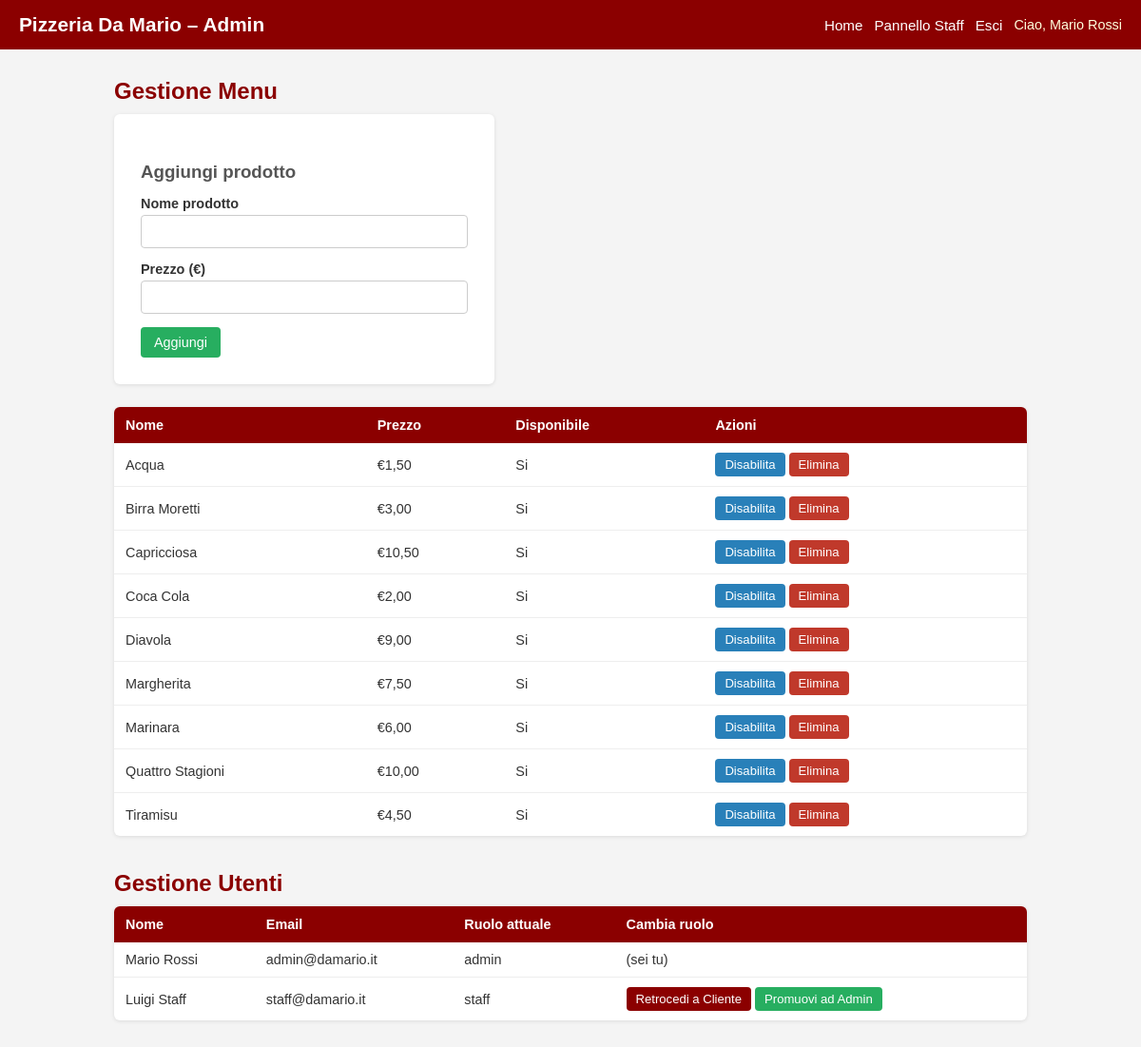
/admin.php (signed in), run on the app's committed database.
### tables this page shows
CREATE TABLE products (
    id INT AUTO_INCREMENT PRIMARY KEY,
    nome VARCHAR(100) NOT NULL,
    prezzo DECIMAL(6,2) NOT NULL,
    disponibile TINYINT DEFAULT 1
);

CREATE TABLE users (
    id INT AUTO_INCREMENT PRIMARY KEY,
    nome VARCHAR(100) NOT NULL,
    email VARCHAR(150) UNIQUE NOT NULL,
    password VARCHAR(255) NOT NULL,
    ruolo VARCHAR(20) DEFAULT 'cliente',
    indirizzo VARCHAR(255) NOT NULL
);

### admin.php (the view, shortened to what this page needs)
<?php
require_once 'config.php';
$products = $db->query("SELECT * FROM products ORDER BY nome");
$users    = $db->query("SELECT * FROM users ORDER BY ruolo, nome");
?>
<!DOCTYPE html>
<html lang="it">
<head>
    <link rel="stylesheet" href="style.css">
</head>
<body>
<div class="header">
    <h1>Pizzeria Da Mario – Admin</h1>
    <nav>
        <a href="index.php">Home</a>
        <a href="staff.php">Pannello Staff</a>
        <a href="logout.php">Esci</a>
        <span>Ciao, <?= htmlspecialchars($_SESSION['nome']) ?></span>
    </nav>
</div>
<div class="container">
    <h2>Gestione Menu</h2>
    <div class="form-box" style="max-width:400px;margin-bottom:24px;">
        <h3 style="margin-bottom:14px;">Aggiungi prodotto</h3>
        <form method="POST">
            <div class="form-group">
                <label>Nome prodotto</label>
                <input type="text" name="nome" required>
            </div>
            <div class="form-group">
                <label>Prezzo (€)</label>
                <input type="number" step="0.01" min="0.01" name="prezzo" required>
            </div>
            <button type="submit" name="add_product" class="btn btn-green">Aggiungi</button>
        </form>
    </div>
    <table>
        <tr>
            <th>Nome</th>
            <th>Prezzo</th>
            <th>Disponibile</th>
            <th>Azioni</th>
        </tr>
        <?php while ($p = $products->fetch()): ?>
        <tr>
            <td><?= htmlspecialchars($p['nome']) ?></td>
            <td>€<?= number_format($p['prezzo'], 2, ',', '.') ?></td>
            <td><?= $p['disponibile'] ? 'Si' : 'No' ?></td>
            <td>
                <a href="?toggle=<?= $p['id'] ?>" class="btn btn-blue btn-sm">
                    <?= $p['disponibile'] ? 'Disabilita' : 'Abilita' ?>
                </a>
                <a href="?delete=<?= $p['id'] ?>" class="btn btn-red btn-sm"
                   onclick="return confirm('Eliminare questo prodotto?')">Elimina</a>
            </td>
        </tr>
        <?php endwhile; ?>
    </table>
    <h2 style="margin-top:36px;">Gestione Utenti</h2>
    <table>
        <tr>
            <th>Nome</th>
            <th>Email</th>
            <th>Ruolo attuale</th>
            <th>Cambia ruolo</th>
        </tr>
        <?php while ($u = $users->fetch()): ?>
        <tr>
            <td><?= htmlspecialchars($u['nome']) ?></td>
            <td><?= htmlspecialchars($u['email']) ?></td>
            <td><?= $u['ruolo'] ?></td>
            <td>
                <?php if ($u['id'] != $_SESSION['user_id']): ?>
                    <?php if ($u['ruolo'] != 'cliente'): ?>
                        <a href="?set_ruolo=cliente&uid=<?= $u['id'] ?>" class="btn btn-sm">Retrocedi a Cliente</a>
                    <?php endif; ?>
                    <?php if ($u['ruolo'] != 'admin'): ?>
                        <a href="?set_ruolo=admin&uid=<?= $u['id'] ?>" class="btn btn-green btn-sm">Promuovi ad Admin</a>
                    <?php endif; ?>
                <?php else: ?>
                    (sei tu)
                <?php endif; ?>
            </td>
        </tr>
        <?php endwhile; ?>
    </table>
</div>
</body>
</html>

### style.css (style rules this page uses)
* { margin: 0; padding: 0; box-sizing: border-box; }
body { font-family: Arial, sans-serif; background: #f4f4f4; color: #333; }
.header { background: #8B0000; color: white; padding: 14px 20px; display: flex; align-items: center; justify-content: space-between; flex-wrap: wrap; gap: 10px; }
.header h1 { font-size: 1.3rem; }
.header nav { display: flex; gap: 12px; flex-wrap: wrap; align-items: center; }
.header nav a { color: white; text-decoration: none; font-size: 0.95rem; }
.header nav span { color: #ffd; font-size: 0.9rem; }
.container { max-width: 1000px; margin: 30px auto; padding: 0 20px; }
.btn { background: #8B0000; color: white; padding: 8px 14px; border: none; border-radius: 4px; cursor: pointer; text-decoration: none; display: inline-block; font-size: 0.9rem; }
.btn-green { background: #27ae60; }
.btn-blue { background: #2980b9; }
.btn-red { background: #c0392b; }
.btn-sm { padding: 5px 10px; font-size: 0.82rem; }
.form-box { background: white; padding: 28px; border-radius: 6px; max-width: 460px; box-shadow: 0 1px 4px rgba(0,0,0,.1); }
.form-group { margin-bottom: 14px; }
.form-group label { display: block; margin-bottom: 4px; font-size: 0.9rem; font-weight: bold; }
.form-group input, .form-group select, .form-group textarea { width: 100%; padding: 8px 10px; border: 1px solid #ccc; border-radius: 4px; font-size: 0.95rem; }
table { width: 100%; background: white; border-collapse: collapse; border-radius: 6px; overflow: hidden; box-shadow: 0 1px 4px rgba(0,0,0,.1); }
th { background: #8B0000; color: white; padding: 11px 12px; text-align: left; font-size: 0.9rem; }
td { padding: 10px 12px; border-bottom: 1px solid #eee; font-size: 0.9rem; }
tr:last-child td { border-bottom: none; }
h2 { color: #8B0000; margin-bottom: 10px; }
h3 { margin: 22px 0 10px; color: #555; }

### data on the page
products: nome "Acqua", prezzo "1,50", disponibile "Si"
products: nome "Birra Moretti", prezzo "3,00", disponibile "Si"
products: nome "Capricciosa", prezzo "10,50", disponibile "Si"
products: nome "Coca Cola", prezzo "2,00", disponibile "Si"
products: nome "Diavola", prezzo "9,00", disponibile "Si"
products: nome "Margherita", prezzo "7,50", disponibile "Si"
products: nome "Marinara", prezzo "6,00", disponibile "Si"
products: nome "Quattro Stagioni", prezzo "10,00", disponibile "Si"
products: nome "Tiramisu", prezzo "4,50", disponibile "Si"
users: nome "Mario Rossi", email "admin@damario.it", ruolo "admin", shows "(sei tu)"
users: nome "Luigi Staff", email "staff@damario.it", ruolo "staff"

### other printed values
$_SESSION['nome'] "Mario Rossi"
